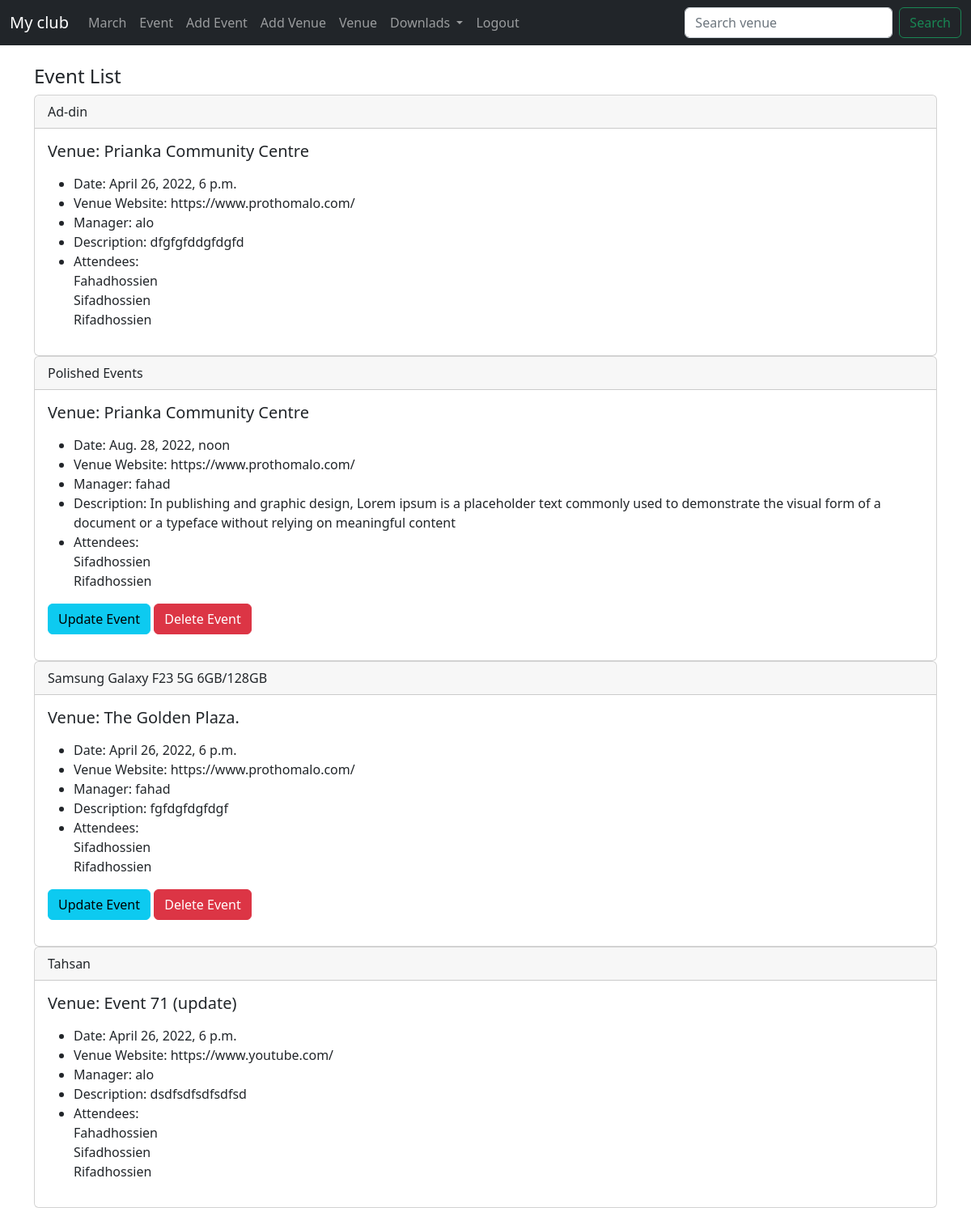
/event/ (signed in), run on the app's committed database.
### events/models.py (models this page shows)
class Event(models.Model):
    name = models.CharField('Event name', max_length=200)
    event_date = models.DateTimeField('Event date')
    venue = models.ForeignKey(Venue, null=True, blank=True, on_delete=models.CASCADE)
    manager = models.ForeignKey(User, null=True, blank=True, on_delete=models.CASCADE)
    description =models.TextField(null=True, blank=True)
    attendees  = models.ManyToManyField(MyclubUser, null=True, blank=True)
    def __str__(self):
        return self.name

class Venue(models.Model):
    name = models.CharField('Venue Name' ,max_length=200)
    address = models.CharField(max_length=300)
    zip_code = models.CharField('Zip Code', max_length=150)
    phone = models.CharField('Contact Phone', max_length=150)
    web = models.URLField('Website Address')
    email_address = models.EmailField('Email Address')
    owner = models.IntegerField("Vanue owner", default=1, blank=False)
    def __str__(self):
        return self.name

class MyclubUser(models.Model):
    first_name =models.CharField(max_length=150)
    last_name =models.CharField(max_length=150)
    email_address = models.EmailField('User Email')
    def __str__(self):
        return self.first_name + '' + self.last_name

### events/views.py (the view)
# urls.py: path('event/', views.all_event, name='event'),
@login_required(login_url='login')
def all_event(request):
    event_list = Event.objects.all().order_by('name')
    context = {'events':event_list}
    return render(request, 'events/event_list.html', context)

### events/templates/events/event_list.html (shortened to what this page needs)
{% extends 'events/base.html' %}
{% block content %}
<h4>Event List</h4>
{% for event in events %}
<div class="card">
    <div class="card-header">
        {{event}}
    </div>
    <div class="card-body">
      <h5 class="card-title">Venue: {{event.venue}}</h5>
      <p class="card-text">
        <ul>
        <li>Date: {{event.event_date}}</li>
        <li>Venue Website: {{event.venue.web}}</li>
        <li>Manager: {{event.manager}}</li>
        <li>Description: {{event.description}}</li>
        <li>Attendees:<br>
             {% for user in event.attendees.all %}
             {{user}}<br>
             {% endfor %}
        </li>
        </ul>
        {% if user == event.manager %}
        <a class="btn btn-info" href="{% url 'update-event' event.id %}">Update Event</a>
        <a class="btn btn-danger" href="{% url 'delete-event' event.id %}">Delete Event</a>
        {% endif %}
      </p>
    </div>
</div>
{% endfor %}
{% endblock content %}

### events/templates/events/base.html (shortened to what this page needs)
<!doctype html>
<html lang="en">
  <head>
    <link href="https://cdn.jsdelivr.net/npm/bootstrap@5.2.0/dist/css/bootstrap.min.css" rel="stylesheet">
  </head>
  <body>
    {% include 'events/navbar.html' %}
    <br>
    <div class="container">
    {% block content %}
    {% endblock content %}
    </div>
  </body>
</html>

### events/templates/events/navbar.html (shortened to what this page needs)
<nav class="navbar navbar-expand-lg navbar-dark bg-dark">
    <div class="container-fluid">
      <a class="navbar-brand" href="{% url 'home' %}">My club</a>
      <div class="collapse navbar-collapse" id="navbarSupportedContent">
        <ul class="navbar-nav me-auto mb-2 mb-lg-0">
          <li class="nav-item">
            <a class="nav-link" href="{% url 'home'  '2022' 'June' %}">March</a>
          </li>
          <li class="nav-item">
            <a class="nav-link" href="{% url 'event' %}">Event</a>
          </li>
          <li class="nav-item">
            <a class="nav-link" href="{% url 'create-event' %}">Add Event</a>
          </li>
          <li class="nav-item">
            <a class="nav-link" href="{% url 'venue' %}">Add Venue</a>
          </li>
          <li class="nav-item">
            <a class="nav-link" href="{% url 'venue-list' %}">Venue</a>
          </li>
          <li class="nav-item dropdown">
            <a class="nav-link dropdown-toggle" href="#" role="button" data-bs-toggle="dropdown" aria-expanded="false">
              Downlads
            </a>
          </li>
          {% if request.user.is_authenticated %}
          <li class="nav-item">
            <a class="nav-link" href="{% url 'logout' %}">Logout</a>
          </li>
          {% else %}
          <li class="nav-item">
            <a class="nav-link" href="{% url 'login' %}">Login</a>
          </li>
          {% endif %}
        </ul>
        <form action="{% url 'search-venue' %}" class="d-flex" role="search" method="get">
          <input class="form-control me-2" type="search"
            placeholder="Search venue" name="search" value="{{search_query}}" aria-label="Search">
          <button class="btn btn-outline-success" type="submit">Search</button>
        </form>
      </div>
    </div>
  </nav>

### data on the page
Event: name "Ad-din", venue "Prianka Community Centre", event_date "April 26, 2022, 6 p.m.", venue.web "https://www.prothomalo.com/", manager "alo", description "dfgfgfddgfdgfd"
MyclubUser: first_name+last_name "Fahadhossien"
MyclubUser: first_name+last_name "Sifadhossien"
MyclubUser: first_name+last_name "Rifadhossien"
Event: name "Polished Events", venue "Prianka Community Centre", event_date "Aug. 28, 2022, noon", venue.web "https://www.prothomalo.com/", manager "fahad", description "In publishing and graphic design, Lorem ipsum is a placeholder text commonly used to demonstrate the visual form of a document or a typeface without relying on meaningful content", shows "Update Event"
Event: name "Samsung Galaxy F23 5G 6GB/128GB", venue "The Golden Plaza.", event_date "April 26, 2022, 6 p.m.", venue.web "https://www.prothomalo.com/", manager "fahad", description "fgfdgfdgfdgf", shows "Update Event"
Event: name "Tahsan", venue "Event 71 (update)", event_date "April 26, 2022, 6 p.m.", venue.web "https://www.youtube.com/", manager "alo", description "dsdfsdfsdfsdfsd"
